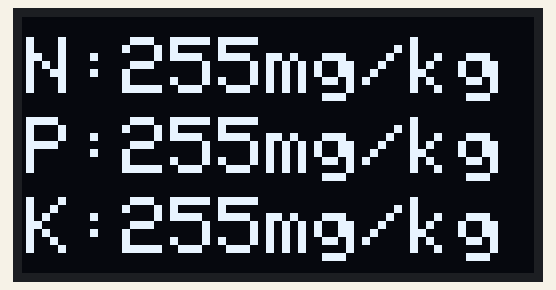
This sketch was run on a simulated Arduino Uno, built with avr-gcc and run on an emulated ATmega328P. Shown: 128×64 one-colour display. What the sketch prints to the serial monitor is not drawn.

Above: at 5.3 s.

The sketch:

NPK-sensor.ino
```cpp
#include <SoftwareSerial.h>
#include <Wire.h>
#include <Adafruit_GFX.h>
#include <Adafruit_SSD1306.h>

#define SCREEN_WIDTH 128 // OLED display width, in pixels
#define SCREEN_HEIGHT 64 // OLED display height, in pixels

// Declaration for an SSD1306 display connected to I2C (SDA, SCL pins)
#define OLED_RESET -1
Adafruit_SSD1306 display(SCREEN_WIDTH, SCREEN_HEIGHT, &Wire, OLED_RESET);

// Modbus RTU requests for reading NPK values
const byte nitro[] = {0x01, 0x03, 0x00, 0x1e, 0x00, 0x01, 0xe4, 0x0c};
const byte phos[] = {0x01, 0x03, 0x00, 0x1f, 0x00, 0x01, 0xb5, 0xcc};
const byte pota[] = {0x01, 0x03, 0x00, 0x20, 0x00, 0x01, 0x85, 0xc0};

// A variable used to store NPK values
byte values[8];

SoftwareSerial mod(2, 3);

void setup() {
  // Initialize the OLED display
  if(!display.begin(SSD1306_SWITCHCAPVCC, 0x3C)) {
    Serial.println(F("SSD1306 allocation failed"));
    for(;;);
  }

  // Set the baud rate for the Serial port
  Serial.begin(4800);

  // Set the baud rate for the SoftwareSerial object
  mod.begin(4800);
  delay(500);
}

void loop() {
  // Read values
  byte val1, val2, val3;
  val1 = readNutrient(nitro);
  delay(250);
  val2 = readNutrient(phos);
  delay(250);
  val3 = readNutrient(pota);
  delay(250);

  // Display values on the Serial Monitor
  Serial.print("Nitrogen: ");
  Serial.print(val1);
  Serial.println(" mg/kg");
  Serial.print("Phosphorous: ");
  Serial.print(val2);
  Serial.println(" mg/kg");
  Serial.print("Potassium: ");
  Serial.print(val3);
  Serial.println(" mg/kg");

// Display values on the OLED screen
  display.clearDisplay();
  display.setTextSize(2);
  display.setTextColor(SSD1306_WHITE);
  display.setCursor(1, 5);
  display.print("N:");
  display.print(val1);
  display.print("mg/kg");
  display.setCursor(1, 25);
  display.print("P:");
  display.print(val2);
  display.print("mg/kg");
  display.setCursor(1, 45);
  display.print("K:");
  display.print(val3);
  display.print("mg/kg");
  display.display();

  delay(2000);
}

byte readNutrient(const byte *request) {
  // Clear the input buffer
  while (mod.available()) {
    mod.read();
  }

  // Send the request
  mod.write(request, 8);
  delay(300); // Increase the delay for the device to respond

  // Read the response
  int bytesRead = 0;
  unsigned long startTime = millis();
  while (millis() - startTime < 1000) { // Wait up to 1 second for a response
    if (mod.available()) {
      values[bytesRead] = mod.read();
      bytesRead++;
      if (bytesRead >= 7) break; // Stop once we have read 7 bytes
    }
  }

  // Check for a valid response
  if (bytesRead == 7 && values[0] == 0x01 && values[1] == 0x03 && values[2] == 0x02) {
    // Assuming values[3] and values[4] contain the result (high and low byte)
    return values[4]; // Returning only the low byte
  } else {
    Serial.println("Invalid response");
    return 0xFF; // Return 255 if response is invalid
  }
}
```
